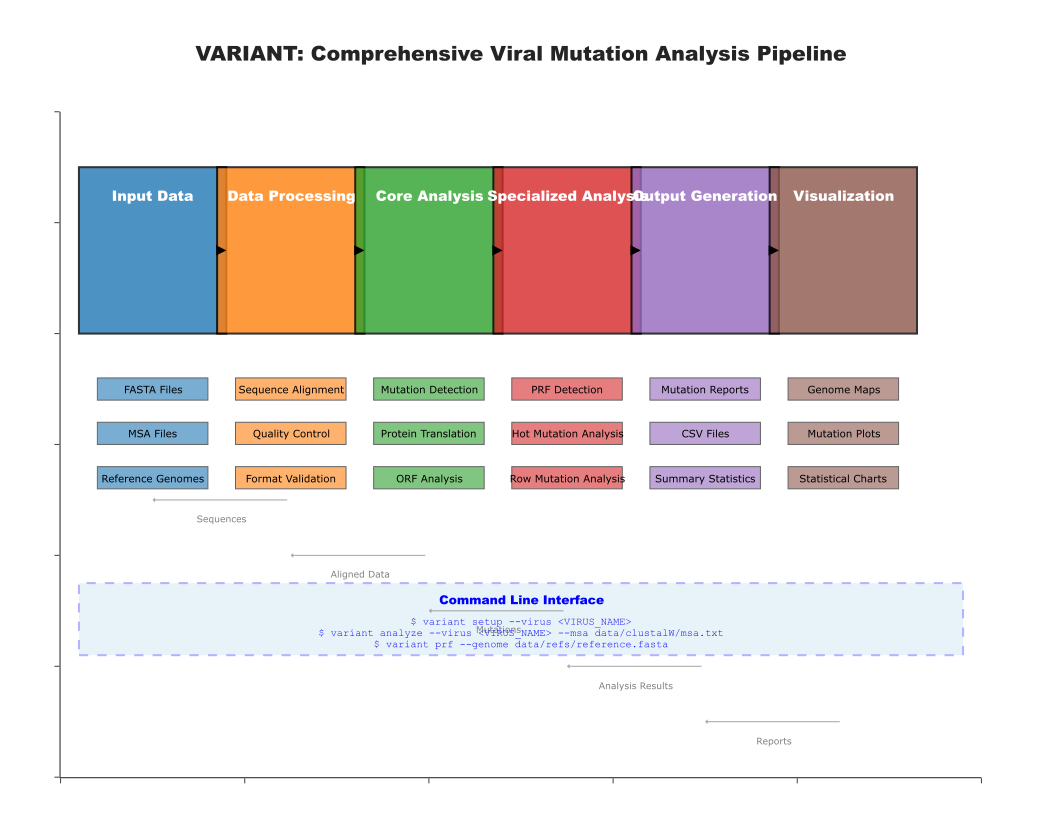

Reproduce this figure in Python.
#!/usr/bin/env python3
"""
Figure 1: VARIANT Workflow Overview
===================================

This script creates a comprehensive workflow diagram showing the complete VARIANT pipeline
from input data to final output, highlighting all major components and data flows.
Generic version that works with any virus data.
"""

import plotly.graph_objects as go
import plotly.io as pio
from plotly.subplots import make_subplots
import numpy as np

# Set default template
pio.templates.default = "simple_white"

def create_workflow_overview():
    """
    Create a comprehensive workflow diagram for the VARIANT pipeline.
    """
    
    # Define workflow stages and their components
    stages = [
        {
            'name': 'Input Data',
            'components': ['FASTA Files', 'MSA Files', 'Reference Genomes'],
            'color': '#1f77b4',
            'x': 0.1
        },
        {
            'name': 'Data Processing',
            'components': ['Sequence Alignment', 'Quality Control', 'Format Validation'],
            'color': '#ff7f0e',
            'x': 0.25
        },
        {
            'name': 'Core Analysis',
            'components': ['Mutation Detection', 'Protein Translation', 'ORF Analysis'],
            'color': '#2ca02c',
            'x': 0.4
        },
        {
            'name': 'Specialized Analysis',
            'components': ['PRF Detection', 'Hot Mutation Analysis', 'Row Mutation Analysis'],
            'color': '#d62728',
            'x': 0.55
        },
        {
            'name': 'Output Generation',
            'components': ['Mutation Reports', 'CSV Files', 'Summary Statistics'],
            'color': '#9467bd',
            'x': 0.7
        },
        {
            'name': 'Visualization',
            'components': ['Genome Maps', 'Mutation Plots', 'Statistical Charts'],
            'color': '#8c564b',
            'x': 0.85
        }
    ]
    
    # Create figure
    fig = go.Figure()
    
    # Add workflow boxes
    for i, stage in enumerate(stages):
        # Main stage box
        fig.add_shape(
            type="rect",
            x0=stage['x'] - 0.08,
            y0=0.6,
            x1=stage['x'] + 0.08,
            y1=0.9,
            fillcolor=stage['color'],
            opacity=0.8,
            line=dict(color="black", width=2)
        )
        
        # Stage title
        fig.add_annotation(
            x=stage['x'],
            y=0.85,
            text=stage['name'],
            showarrow=False,
            font=dict(size=14, color="white", family="Arial Black"),
            xanchor="center",
            yanchor="middle"
        )
        
        # Component boxes
        for j, component in enumerate(stage['components']):
            y_pos = 0.5 - j * 0.08
            fig.add_shape(
                type="rect",
                x0=stage['x'] - 0.06,
                y0=y_pos - 0.02,
                x1=stage['x'] + 0.06,
                y1=y_pos + 0.02,
                fillcolor=stage['color'],
                opacity=0.6,
                line=dict(color="black", width=1)
            )
            
            fig.add_annotation(
                x=stage['x'],
                y=y_pos,
                text=component,
                showarrow=False,
                font=dict(size=10, color="black"),
                xanchor="center",
                yanchor="middle"
            )
    
    # Add connecting arrows
    for i in range(len(stages) - 1):
        fig.add_annotation(
            x=stages[i]['x'] + 0.08,
            y=0.75,
            xref="x",
            yref="y",
            axref="x",
            ayref="y",
            ax=stages[i+1]['x'] - 0.08,
            ay=0.75,
            arrowhead=2,
            arrowsize=1,
            arrowwidth=2,
            arrowcolor="black"
        )
    
    # Add data flow indicators
    data_flows = [
        {'from': (0.1, 0.3), 'to': (0.25, 0.3), 'label': 'Sequences'},
        {'from': (0.25, 0.2), 'to': (0.4, 0.2), 'label': 'Aligned Data'},
        {'from': (0.4, 0.1), 'to': (0.55, 0.1), 'label': 'Mutations'},
        {'from': (0.55, 0.0), 'to': (0.7, 0.0), 'label': 'Analysis Results'},
        {'from': (0.7, -0.1), 'to': (0.85, -0.1), 'label': 'Reports'}
    ]
    
    for flow in data_flows:
        fig.add_annotation(
            x=flow['from'][0],
            y=flow['from'][1],
            xref="x",
            yref="y",
            axref="x",
            ayref="y",
            ax=flow['to'][0],
            ay=flow['to'][1],
            arrowhead=1,
            arrowsize=0.8,
            arrowwidth=1,
            arrowcolor="gray",
            opacity=0.7
        )
        
        fig.add_annotation(
            x=(flow['from'][0] + flow['to'][0]) / 2,
            y=flow['from'][1] - 0.02,
            text=flow['label'],
            showarrow=False,
            font=dict(size=9, color="gray"),
            xanchor="center",
            yanchor="top"
        )
    
    # Add CLI interface indicator
    fig.add_shape(
        type="rect",
        x0=0.02,
        y0=0.02,
        x1=0.98,
        y1=0.15,
        fillcolor="lightblue",
        opacity=0.3,
        line=dict(color="blue", width=2, dash="dash")
    )
    
    fig.add_annotation(
        x=0.5,
        y=0.12,
        text="Command Line Interface",
        showarrow=False,
        font=dict(size=12, color="blue", family="Arial Black"),
        xanchor="center",
        yanchor="middle"
    )
    
    cli_commands = [
        "variant setup --virus <VIRUS_NAME>",
        "variant analyze --virus <VIRUS_NAME> --msa data/clustalW/msa.txt",
        "variant prf --genome data/refs/reference.fasta"
    ]
    
    for i, cmd in enumerate(cli_commands):
        fig.add_annotation(
            x=0.5,
            y=0.08 - i * 0.02,
            text=f"$ {cmd}",
            showarrow=False,
            font=dict(size=10, color="blue", family="Courier New"),
            xanchor="center",
            yanchor="middle"
        )
    
    # Update layout
    fig.update_layout(
        title={
            'text': "VARIANT: Comprehensive Viral Mutation Analysis Pipeline",
            'x': 0.5,
            'xanchor': 'center',
            'font': {'size': 20, 'family': 'Arial Black'}
        },
        xaxis=dict(
            showgrid=False,
            showticklabels=False,
            range=[0, 1],
            zeroline=False
        ),
        yaxis=dict(
            showgrid=False,
            showticklabels=False,
            range=[-0.2, 1],
            zeroline=False
        ),
        width=1000,
        height=800,
        margin=dict(l=50, r=50, t=100, b=50),
        showlegend=False,
        plot_bgcolor='white'
    )
    
    return fig

def main():
    """Main function to create and save the workflow figure."""
    print("Creating Figure 1: Workflow Overview...")
    
    # Create the workflow diagram
    fig = create_workflow_overview()
    
    # Save the figure
    fig.write_html("figure1_workflow_overview.html")
    fig.write_image("figure1_workflow_overview.pdf", width=1000, height=800)
    
    print("✅ Figure 1 saved as:")
    print("   - figure1_workflow_overview.html")
    print("   - figure1_workflow_overview.pdf")
    
    return fig

if __name__ == "__main__":
    main()
